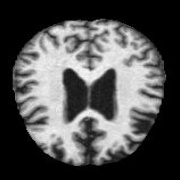
#> input picture categorias/LMCI/LMCI_00005.jpg, 180 x 180 px, found by its file name; its folder holds only this picture in this run
$ python preprocesamiento1.py
#> lines starting #> are read from the running program, lines starting #| are printed output that depends on the picture
import os
import cv2
import numpy as np
from concurrent.futures import ProcessPoolExecutor, as_completed
from multiprocessing import freeze_support

# Ruta a la carpeta que contiene las imágenes
image_folder = 'LMCI'

# Obtener lista de rutas de imágenes
image_paths = [os.path.join(image_folder, f) for f in os.listdir(image_folder) if f.endswith(('.png', '.jpg', '.jpeg'))]

# Función para procesar una imagen
def process_image(image_path):
#> called with image_path = 'LMCI/LMCI_00005.jpg'
    image = cv2.imread(image_path)
#> image is the input picture: shape (180, 180, 3); min 0, max 249, mean 81.2
    gray = cv2.cvtColor(image, cv2.COLOR_BGR2GRAY)
    resized = cv2.resize(gray, (128, 128))
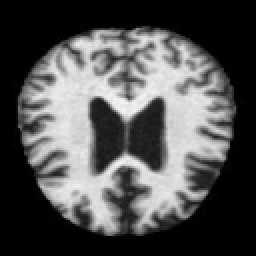
#> resized: shape (128, 128) (shown 2 times larger); min 0, max 245, mean 81.1
    return resized

def main():
    processed_images = []

    with ProcessPoolExecutor() as executor:
        future_to_path = {executor.submit(process_image, path): path for path in image_paths}
#> future_to_path = 1 item
        for future in as_completed(future_to_path):
            try:
                processed_image = future.result()
                processed_images.append(processed_image)
            except Exception as exc:
                print(f"Error procesando {future_to_path[future]}: {exc}")
#> this loop made 1 pass
#> after the loop, processed_images = 1 item

    print(f"Procesadas {len(processed_images)} imágenes.")
#| Procesadas 1 imágenes.

if __name__ == '__main__':
    freeze_support()  # Necesario en Windows si se va a congelar el script
    main()

$ run again, on categorias/LMCI/LMCI_01313.jpg
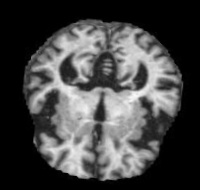
#> input picture categorias/LMCI/LMCI_01313.jpg, 200 x 190 px, found by its file name
#> in process_image, image is the input picture: shape (190, 200, 3); min 0, max 249, mean 69.1
#> in process_image, `resized = cv2.resize(gray, (128, 128))`:
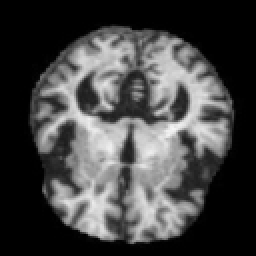
#> resized: shape (128, 128) (shown 2 times larger); min 0, max 247, mean 69
#> future_to_path = 1 item
#> the loop in main, `for future in as_completed(future_to_path):` made 1 pass
#| Procesadas 1 imágenes.

$ run again, on categorias/LMCI/LMCI_01834.jpg
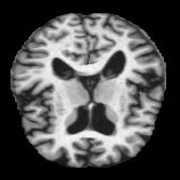
#> input picture categorias/LMCI/LMCI_01834.jpg, 180 x 180 px, found by its file name
#> in process_image, image is the input picture: shape (180, 180, 3); min 0, max 252, mean 82.2
#> in process_image, `resized = cv2.resize(gray, (128, 128))`:
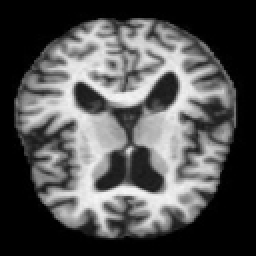
#> resized: shape (128, 128) (shown 2 times larger); min 0, max 246, mean 82.2
#> future_to_path = 1 item
#> the loop in main, `for future in as_completed(future_to_path):` made 1 pass
#| Procesadas 1 imágenes.
